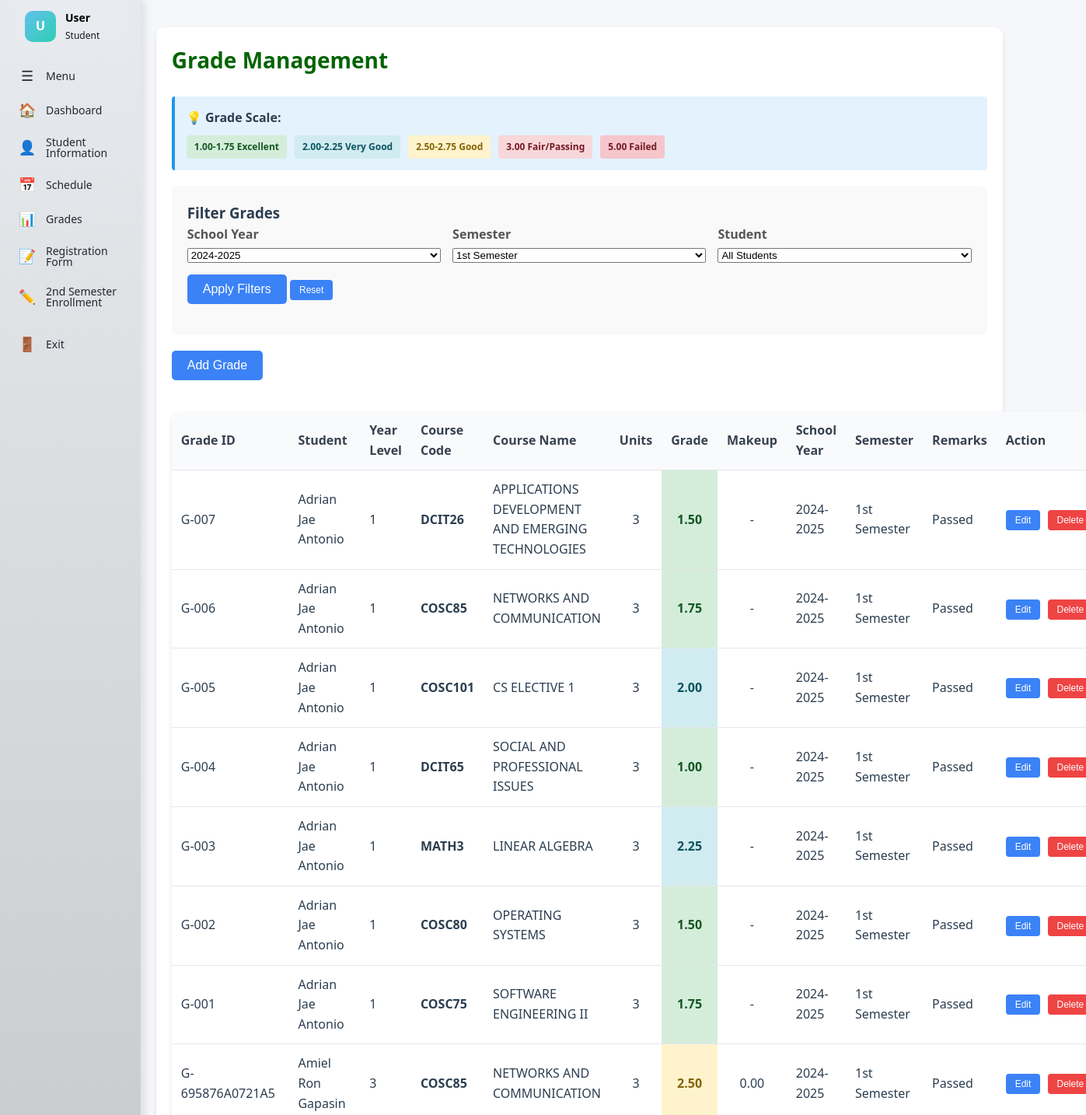
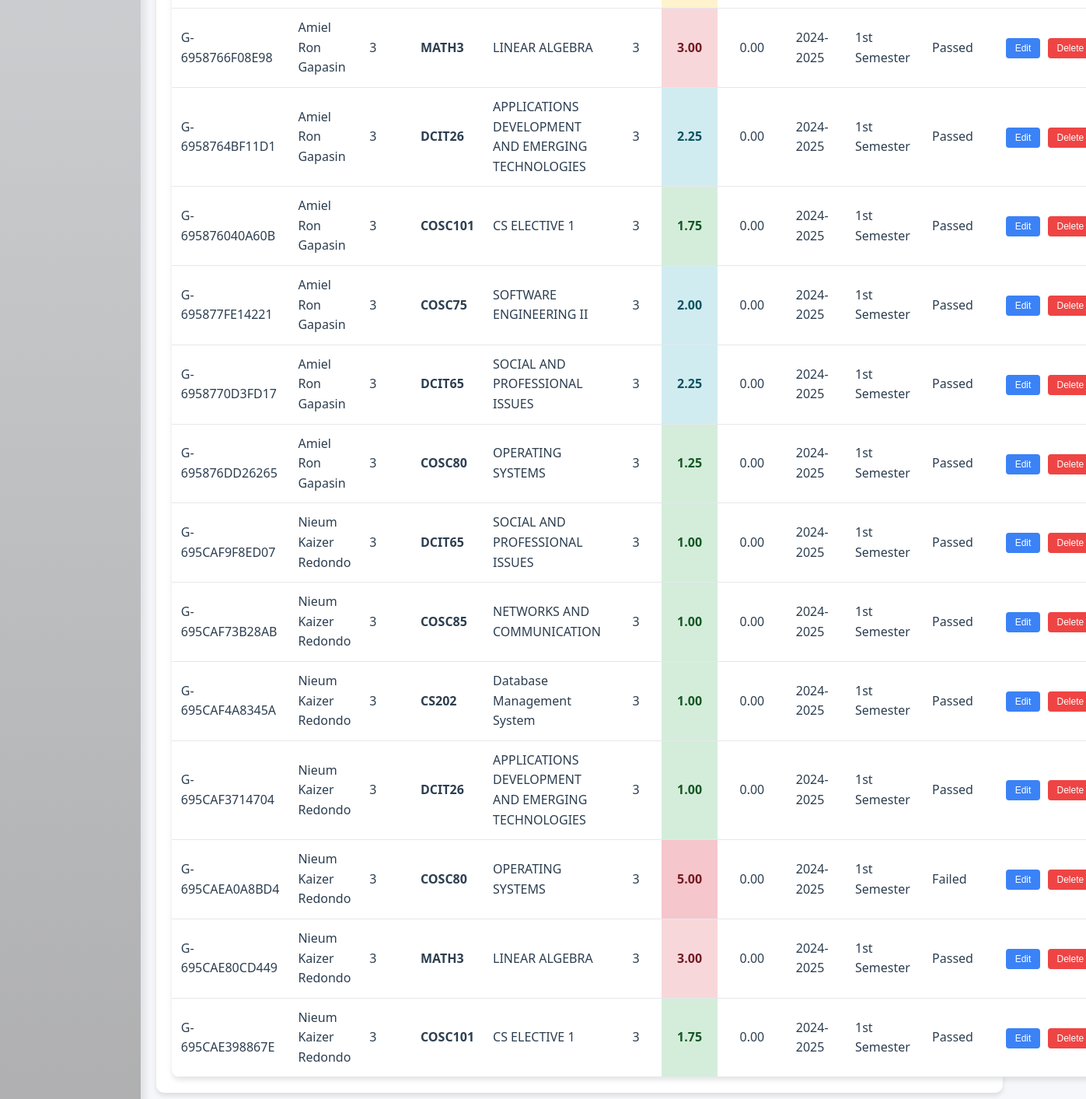
/Student-Portal-Enrollment-Schedule/grade-management.php, run on the app's committed database (2 pictures, top to bottom).
### tables this page shows
CREATE TABLE `grades` (
  `GradeId` varchar(50) NOT NULL,
  `StudentId` varchar(50) NOT NULL,
  `CourseId` varchar(50) NOT NULL,
  `GradeValue` decimal(3,2) NOT NULL,
  `SchoolYear` varchar(20) NOT NULL,
  `Semester` varchar(20) NOT NULL,
  `MakeupGrade` decimal(3,2) DEFAULT NULL,
  `FinalUnits` int(11) DEFAULT NULL,
  `Remarks` varchar(50) DEFAULT NULL,
  `CreatedAt` timestamp NULL DEFAULT current_timestamp(),
  `UpdatedAt` timestamp NULL DEFAULT current_timestamp() ON UPDATE current_timestamp()
);

CREATE TABLE `enrollment_data` (
  `EnrollmentId` int(11) NOT NULL,
  `StudentId` varchar(50) NOT NULL,
  `ProgramId` varchar(50) NOT NULL,
  `YearLevel` varchar(20) NOT NULL,
  `Semester` varchar(20) NOT NULL,
  `CreatedAt` timestamp NOT NULL DEFAULT current_timestamp(),
  `UpdatedAt` timestamp NOT NULL DEFAULT current_timestamp() ON UPDATE current_timestamp(),
  `EnrollmentStatus` varchar(20) DEFAULT 'Active' COMMENT 'Active, Dropped, etc',
  `StudentType` varchar(20) DEFAULT 'Regular' COMMENT 'Regular, Irregular',
  `TotalUnits` int(11) DEFAULT 0,
  `TotalFee` decimal(10,2) DEFAULT 0.00,
  `FeePerUnit` decimal(10,2) DEFAULT 500.00,
  `IrregularFee` decimal(10,2) DEFAULT 0.00,
  `MiscFee` decimal(10,2) DEFAULT 0.00
);

CREATE TABLE `course_data` (
  `CourseId` varchar(50) NOT NULL,
  `CourseName` varchar(255) NOT NULL,
  `Unit` int(11) NOT NULL,
  `CreatedAt` timestamp NOT NULL DEFAULT current_timestamp(),
  `UpdatedAt` timestamp NOT NULL DEFAULT current_timestamp() ON UPDATE current_timestamp()
);

### Student-Portal-Enrollment-Schedule/database/db_config.php (called while the page is built, shortened)
<?php
function getDBConnection() {
    static $conn = null;
    if ($conn === null) {
        $conn = new mysqli(DB_HOST, DB_USER, DB_PASS, DB_NAME);
        $conn->set_charset(DB_CHARSET);
    }
    return $conn;
}
function executeQuery($sql, $params = [], $types = '', &$errorMessage = null) {
    $conn = getDBConnection();
    try {
        $stmt = $conn->prepare($sql);
        if (!$stmt->execute()) {
            $errMsg = "Execute failed: " . $stmt->error;
            if ($errorMessage !== null) $errorMessage = $errMsg;
            error_log("executeQuery Execute Error: " . $errMsg . " | SQL: " . $sql);
            $stmt->close();
            return false;
        }
        if (stripos(trim($sql), 'SELECT') === 0) {
            $result = $stmt->get_result();
            $data = [];
            while ($row = $result->fetch_assoc()) {
                $data[] = $row;
            }
            return $data;
        }
        return true;
    } catch (Exception $e) {
        $errMsg = "Exception: " . $e->getMessage();
        if ($errorMessage !== null) $errorMessage = $errMsg;
        error_log("executeQuery Exception: " . $errMsg);
        return false;
    }
}
?>

### Student-Portal-Enrollment-Schedule/grade-management.php (the view, shortened to what this page needs)
<?php
require_once 'database/db_config.php';
$grades = [];
try {
    $sql = "SELECT g.*,
            CONCAT(s.FirstName, ' ', s.LastName) as StudentName,
            e.YearLevel,
            c.CourseName,
            c.Unit
            FROM grades g
            LEFT JOIN student_data s ON g.StudentId = s.StudentId
            LEFT JOIN enrollment_data e ON g.StudentId = e.StudentId AND g.Semester = e.Semester
            LEFT JOIN course_data c ON g.CourseId = c.CourseId
            ORDER BY g.SchoolYear DESC, g.Semester DESC, s.LastName ASC";
    $grades = executeQuery($sql) ?: [];
} catch (Exception $e) {
}
?>
<!DOCTYPE html>
<html lang="en">
<head>
    <link rel="stylesheet" href="css/management.css">
</head>
<body>
    <?php include 'sidebar.php'; ?>
    <div class="management-content">
        <div class="management-area">
            <div class="student-management-container">
                <h1>Grade Management</h1>
                <div class="info-box">
                    <p><strong>💡 Grade Scale:</strong></p>
                    <div class="grade-scale">
                        <span class="grade-excellent">1.00-1.75 Excellent</span>
                        <span class="grade-very-good">2.00-2.25 Very Good</span>
                        <span class="grade-good">2.50-2.75 Good</span>
                        <span class="grade-fair">3.00 Fair/Passing</span>
                        <span class="grade-failed">5.00 Failed</span>
                    </div>
                </div>
                <div class="filter-section">
                    <h3>Filter Grades</h3>
                    <div class="filter-row">
                        <div class="filter-group">
                            <label>School Year</label>
                            <select id="filterSchoolYear">
                                <option value="2024-2025" selected>2024-2025</option>
                            </select>
                        </div>
                        <div class="filter-group">
                            <label>Semester</label>
                            <select id="filterSemester">
                                <option value="1st Semester" selected>1st Semester</option>
                            </select>
                        </div>
                        <div class="filter-group">
                            <label>Student</label>
                            <select id="filterStudent">
                                <option value="">All Students</option>
                            </select>
                        </div>
                    </div>
                    <button class="student-management-btn-add" onclick="applyFilters()">Apply Filters</button>
                    <button class="btn-edit" onclick="resetFilters()">Reset</button>
                </div>
                <button class="student-management-btn-add" onclick="openModal()">Add Grade</button>
                <table class="student-management-table">
                    <thead>
                        <tr>
                            <th>Grade ID</th>
                            <th>Student</th>
                            <th>Year Level</th>
                            <th>Course Code</th>
                            <th>Course Name</th>
                            <th>Units</th>
                            <th>Grade</th>
                            <th>Makeup</th>
                            <th>School Year</th>
                            <th>Semester</th>
                            <th>Remarks</th>
                            <th>Action</th>
                        </tr>
                    </thead>
                    <tbody id="gradesTableBody">
                        <?php if (empty($grades)): ?>
                            <tr>
                                <td colspan="12" style="text-align: center;">No grades found.</td>
                            </tr>
                        <?php else: ?>
                            <?php foreach ($grades as $grade):
                                $gradeValue = floatval($grade['GradeValue']);
                                $gradeClass = '';
                                if ($gradeValue <= 1.75) $gradeClass = 'grade-excellent';
                                elseif ($gradeValue <= 2.25) $gradeClass = 'grade-very-good';
                                elseif ($gradeValue <= 2.75) $gradeClass = 'grade-good';
                                elseif ($gradeValue <= 3.00) $gradeClass = 'grade-fair';
                                else $gradeClass = 'grade-failed';
                            ?>
                                <tr data-student="<?php echo htmlspecialchars($grade['StudentId']); ?>"
                                    data-year="<?php echo htmlspecialchars($grade['SchoolYear']); ?>"
                                    data-semester="<?php echo htmlspecialchars($grade['Semester']); ?>">
                                    <td><?php echo htmlspecialchars($grade['GradeId']); ?></td>
                                    <td><?php echo htmlspecialchars($grade['StudentName']); ?></td>
                                    <td><?php echo htmlspecialchars($grade['YearLevel']); ?></td>
                                    <td><strong><?php echo htmlspecialchars($grade['CourseId']); ?></strong></td>
                                    <td><?php echo htmlspecialchars($grade['CourseName']); ?></td>
                                    <td style="text-align: center;"><?php echo htmlspecialchars($grade['Unit']); ?></td>
                                    <td class="<?php echo $gradeClass; ?>" style="text-align: center; font-weight: 700;">
                                        <?php echo number_format($gradeValue, 2); ?>
                                    </td>
                                    <td style="text-align: center;"><?php echo htmlspecialchars($grade['MakeupGrade'] ?? '-'); ?></td>
                                    <td><?php echo htmlspecialchars($grade['SchoolYear']); ?></td>
                                    <td><?php echo htmlspecialchars($grade['Semester']); ?></td>
                                    <td><?php echo htmlspecialchars($grade['Remarks'] ?? '-'); ?></td>
                                    <td class="student-management-action-cell">
                                        <button class="student-management-btn-edit"
                                                onclick="editGrade('<?php echo htmlspecialchars($grade['GradeId']); ?>',
                                                                   '<?php echo htmlspecialchars($grade['StudentId']); ?>',
                                                                   '<?php echo htmlspecialchars($grade['CourseId']); ?>',
                                                                   '<?php echo htmlspecialchars($grade['GradeValue']); ?>',
                                                                   '<?php echo htmlspecialchars($grade['SchoolYear']); ?>',
                                                                   '<?php echo htmlspecialchars($grade['Semester']); ?>',
                                                                   '<?php echo htmlspecialchars($grade['MakeupGrade'] ?? ''); ?>',
                                                                   '<?php echo htmlspecialchars($grade['Remarks'] ?? ''); ?>')">Edit</button>
                                        <button class="student-management-btn-delete"
                                                onclick="deleteGrade('<?php echo htmlspecialchars($grade['GradeId']); ?>')">Delete</button>
                                    </td>
                                </tr>
                            <?php endforeach; ?>
                        <?php endif; ?>
                    </tbody>
                </table>
            </div>
        </div>
    </div>
</body>
</html>

### Student-Portal-Enrollment-Schedule/css/management.css (style rules this page uses)
* { margin: 0; padding: 0; box-sizing: border-box; }
:root { --primary-green: #006400; --primary-green-dark: #004d00; --primary-green-light: #28a745; --accent-light: #90EE90; --bg-main: #f5f7fa; --bg-card: #ffffff; --text-primary: #2c3e50; --text-secondary: #6c757d; --border-color: #e1e8ed; --shadow-sm: 0 2px 4px rgba(0, 0, 0, 0.08); --shadow-md: 0 4px 12px rgba(0, 0, 0, 0.1); --shadow-lg: 0 8px 24px rgba(0, 0, 0, 0.12); --transition: all 0.3s cubic-bezier(0.4, 0, 0.2, 1); }
body { font-family: 'Segoe UI', Tahoma, Geneva, Verdana, sans-serif; background-color: var(--bg-main); color: var(--text-primary); line-height: 1.6; width: 100vw; }
.management-content { width: calc(100% - 260px); padding: 0 24px 80px 0; min-height: calc(100vh - 128px); transition: var(--transition); background-color: var(--bg-main); }
.management-content h1, .management-content h2 { color: var(--primary-green); margin-bottom: 24px; font-weight: 700; }
.management-content h1 { font-size: 28px; }
.management-area { width: calc(100%); margin-top: 3px; padding: 32px 24px 80px 0; background-color: var(--bg-main); min-height: calc(100vh - 128px); transition: var(--transition); }
.btn-edit { background: #3b82f6; color: white; padding: 6px 12px; border: none; border-radius: 4px; cursor: pointer; font-size: 12px; margin-right: 5px; }
.student-management-container { background: white; border-radius: 10px; box-shadow: 0 4px 6px rgba(0, 0, 0, 0.1); padding: 20px; margin-bottom: 20px; }
.student-management-table { width: 100%; border-collapse: collapse; margin-top: 20px; background: white; border-radius: 10px; overflow: hidden; box-shadow: 0 4px 6px rgba(0, 0, 0, 0.1); }
.student-management-table th, .student-management-table td { padding: 12px; text-align: left; border-bottom: 1px solid #e5e7eb; }
.student-management-table th { background: #f9fafb; font-weight: 600; color: #374151; }
.student-management-action-cell { white-space: nowrap; }
.student-management-btn-add { background: #3b82f6; color: white; padding: 10px 20px; border: none; border-radius: 5px; cursor: pointer; font-size: 16px; margin-bottom: 20px; }
.student-management-btn-edit { background: #3b82f6; color: white; padding: 6px 12px; border: none; border-radius: 4px; cursor: pointer; font-size: 12px; margin-right: 5px; }
.student-management-btn-delete { background: #ef4444; color: white; padding: 6px 12px; border: none; border-radius: 4px; cursor: pointer; font-size: 12px; }

### Student-Portal-Enrollment-Schedule/grade-management.php (style rules this page uses)
.filter-section { background: #f9f9f9; padding: 20px; border-radius: 8px; margin-bottom: 20px; }
.filter-row { display: grid; grid-template-columns: repeat(auto-fit, minmax(200px, 1fr)); gap: 15px; margin-bottom: 15px; }
.filter-group { display: flex; flex-direction: column; }
.filter-group label { font-weight: 600; margin-bottom: 5px; color: #555; }
.grade-excellent { background: #d4edda; color: #155724; font-weight: 700; }
.grade-very-good { background: #d1ecf1; color: #0c5460; font-weight: 700; }
.grade-good { background: #fff3cd; color: #856404; font-weight: 700; }
.grade-fair { background: #f8d7da; color: #721c24; font-weight: 700; }
.grade-failed { background: #f5c6cb; color: #721c24; font-weight: 700; }
.info-box { background: #e3f2fd; border-left: 4px solid #2196F3; padding: 15px; margin-bottom: 20px; border-radius: 4px; }
.grade-scale { display: flex; gap: 10px; flex-wrap: wrap; margin-top: 10px; }
.grade-scale span { padding: 5px 10px; border-radius: 4px; font-size: 12px; font-weight: 600; }

### Student-Portal-Enrollment-Schedule/sidebar.php (style rules this page uses)
.management-content, .management-area { margin-left: 8%; transition: margin-left 0.3s ease; }

### data on the page
grades: GradeId "G-007", StudentName "Adrian Jae Antonio", enrollment_data.YearLevel "1", CourseId "DCIT26", CourseId.CourseName "APPLICATIONS DEVELOPMENT AND EMERGING TECHNOLOGIES", CourseId.Unit "3", GradeValue "1.50", MakeupGrade "-", SchoolYear "2024-2025", Semester "1st Semester", Remarks "Passed"
grades: GradeId "G-006", StudentName "Adrian Jae Antonio", enrollment_data.YearLevel "1", CourseId "COSC85", CourseId.CourseName "NETWORKS AND COMMUNICATION", CourseId.Unit "3", GradeValue "1.75", MakeupGrade "-", SchoolYear "2024-2025", Semester "1st Semester", Remarks "Passed"
grades: GradeId "G-005", StudentName "Adrian Jae Antonio", enrollment_data.YearLevel "1", CourseId "COSC101", CourseId.CourseName "CS ELECTIVE 1", CourseId.Unit "3", GradeValue "2.00", MakeupGrade "-", SchoolYear "2024-2025", Semester "1st Semester", Remarks "Passed"
grades: GradeId "G-004", StudentName "Adrian Jae Antonio", enrollment_data.YearLevel "1", CourseId "DCIT65", CourseId.CourseName "SOCIAL AND PROFESSIONAL ISSUES", CourseId.Unit "3", GradeValue "1.00", MakeupGrade "-", SchoolYear "2024-2025", Semester "1st Semester", Remarks "Passed"
grades: GradeId "G-003", StudentName "Adrian Jae Antonio", enrollment_data.YearLevel "1", CourseId "MATH3", CourseId.CourseName "LINEAR ALGEBRA", CourseId.Unit "3", GradeValue "2.25", MakeupGrade "-", SchoolYear "2024-2025", Semester "1st Semester", Remarks "Passed"
grades: GradeId "G-002", StudentName "Adrian Jae Antonio", enrollment_data.YearLevel "1", CourseId "COSC80", CourseId.CourseName "OPERATING SYSTEMS", CourseId.Unit "3", GradeValue "1.50", MakeupGrade "-", SchoolYear "2024-2025", Semester "1st Semester", Remarks "Passed"
grades: GradeId "G-001", StudentName "Adrian Jae Antonio", enrollment_data.YearLevel "1", CourseId "COSC75", CourseId.CourseName "SOFTWARE ENGINEERING II", CourseId.Unit "3", GradeValue "1.75", MakeupGrade "-", SchoolYear "2024-2025", Semester "1st Semester", Remarks "Passed"
grades: GradeId "G-695876A0721A5", StudentName "Amiel Ron Gapasin", enrollment_data.YearLevel "3", CourseId "COSC85", CourseId.CourseName "NETWORKS AND COMMUNICATION", CourseId.Unit "3", GradeValue "2.50", MakeupGrade "0.00", SchoolYear "2024-2025", Semester "1st Semester", Remarks "Passed"
grades: GradeId "G-6958766F08E98", StudentName "Amiel Ron Gapasin", enrollment_data.YearLevel "3", CourseId "MATH3", CourseId.CourseName "LINEAR ALGEBRA", CourseId.Unit "3", GradeValue "3.00", MakeupGrade "0.00", SchoolYear "2024-2025", Semester "1st Semester", Remarks "Passed"
grades: GradeId "G-6958764BF11D1", StudentName "Amiel Ron Gapasin", enrollment_data.YearLevel "3", CourseId "DCIT26", CourseId.CourseName "APPLICATIONS DEVELOPMENT AND EMERGING TECHNOLOGIES", CourseId.Unit "3", GradeValue "2.25", MakeupGrade "0.00", SchoolYear "2024-2025", Semester "1st Semester", Remarks "Passed"
grades: GradeId "G-695876040A60B", StudentName "Amiel Ron Gapasin", enrollment_data.YearLevel "3", CourseId "COSC101", CourseId.CourseName "CS ELECTIVE 1", CourseId.Unit "3", GradeValue "1.75", MakeupGrade "0.00", SchoolYear "2024-2025", Semester "1st Semester", Remarks "Passed"
grades: GradeId "G-695877FE14221", StudentName "Amiel Ron Gapasin", enrollment_data.YearLevel "3", CourseId "COSC75", CourseId.CourseName "SOFTWARE ENGINEERING II", CourseId.Unit "3", GradeValue "2.00", MakeupGrade "0.00", SchoolYear "2024-2025", Semester "1st Semester", Remarks "Passed"
grades: GradeId "G-6958770D3FD17", StudentName "Amiel Ron Gapasin", enrollment_data.YearLevel "3", CourseId "DCIT65", CourseId.CourseName "SOCIAL AND PROFESSIONAL ISSUES", CourseId.Unit "3", GradeValue "2.25", MakeupGrade "0.00", SchoolYear "2024-2025", Semester "1st Semester", Remarks "Passed"
grades: GradeId "G-695876DD26265", StudentName "Amiel Ron Gapasin", enrollment_data.YearLevel "3", CourseId "COSC80", CourseId.CourseName "OPERATING SYSTEMS", CourseId.Unit "3", GradeValue "1.25", MakeupGrade "0.00", SchoolYear "2024-2025", Semester "1st Semester", Remarks "Passed"
grades: GradeId "G-695CAF9F8ED07", StudentName "Nieum Kaizer Redondo", enrollment_data.YearLevel "3", CourseId "DCIT65", CourseId.CourseName "SOCIAL AND PROFESSIONAL ISSUES", CourseId.Unit "3", GradeValue "1.00", MakeupGrade "0.00", SchoolYear "2024-2025", Semester "1st Semester", Remarks "Passed"
grades: GradeId "G-695CAF73B28AB", StudentName "Nieum Kaizer Redondo", enrollment_data.YearLevel "3", CourseId "COSC85", CourseId.CourseName "NETWORKS AND COMMUNICATION", CourseId.Unit "3", GradeValue "1.00", MakeupGrade "0.00", SchoolYear "2024-2025", Semester "1st Semester", Remarks "Passed"
grades: GradeId "G-695CAF4A8345A", StudentName "Nieum Kaizer Redondo", enrollment_data.YearLevel "3", CourseId "CS202", CourseId.CourseName "Database Management System", CourseId.Unit "3", GradeValue "1.00", MakeupGrade "0.00", SchoolYear "2024-2025", Semester "1st Semester", Remarks "Passed"
grades: GradeId "G-695CAF3714704", StudentName "Nieum Kaizer Redondo", enrollment_data.YearLevel "3", CourseId "DCIT26", CourseId.CourseName "APPLICATIONS DEVELOPMENT AND EMERGING TECHNOLOGIES", CourseId.Unit "3", GradeValue "1.00", MakeupGrade "0.00", SchoolYear "2024-2025", Semester "1st Semester", Remarks "Passed"
grades: GradeId "G-695CAEA0A8BD4", StudentName "Nieum Kaizer Redondo", enrollment_data.YearLevel "3", CourseId "COSC80", CourseId.CourseName "OPERATING SYSTEMS", CourseId.Unit "3", GradeValue "5.00", MakeupGrade "0.00", SchoolYear "2024-2025", Semester "1st Semester", Remarks "Failed"
grades: GradeId "G-695CAE80CD449", StudentName "Nieum Kaizer Redondo", enrollment_data.YearLevel "3", CourseId "MATH3", CourseId.CourseName "LINEAR ALGEBRA", CourseId.Unit "3", GradeValue "3.00", MakeupGrade "0.00", SchoolYear "2024-2025", Semester "1st Semester", Remarks "Passed"
grades: GradeId "G-695CAE398867E", StudentName "Nieum Kaizer Redondo", enrollment_data.YearLevel "3", CourseId "COSC101", CourseId.CourseName "CS ELECTIVE 1", CourseId.Unit "3", GradeValue "1.75", MakeupGrade "0.00", SchoolYear "2024-2025", Semester "1st Semester", Remarks "Passed"

### other printed values
$userInitial "U"
$userName "User"
$userRoleDisplay "Student"
